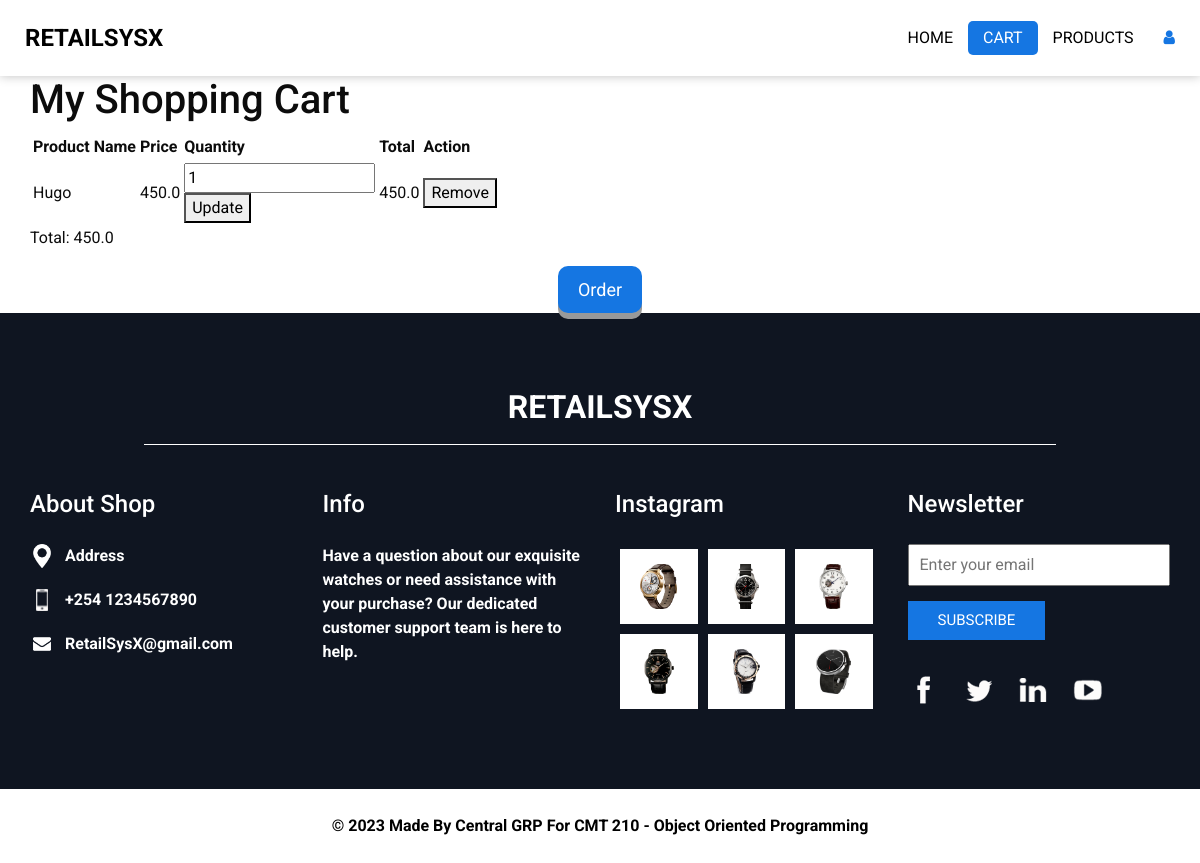
The app's page /view_cart (signed in), older data.
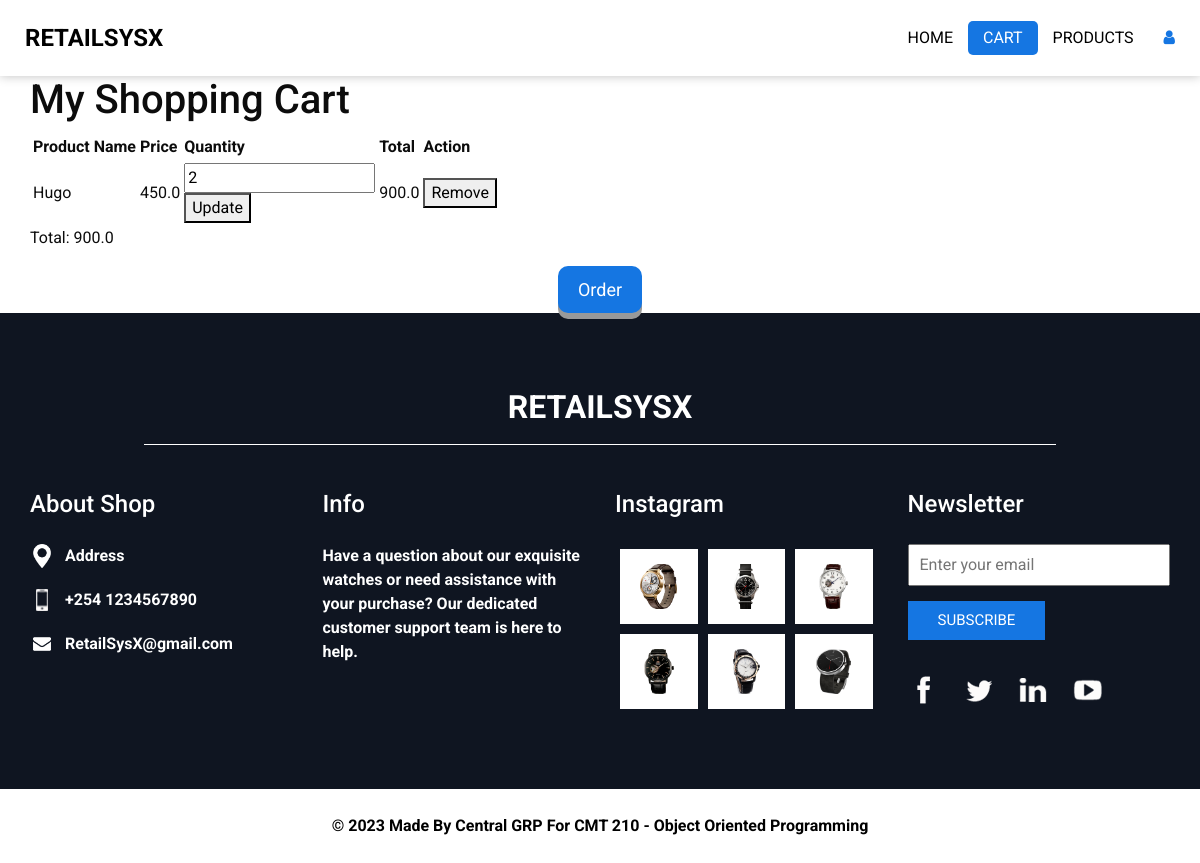
The same page, newer data.
### app.py (models this page shows)
class CartItem(db.Model):
    id = db.Column(db.Integer, primary_key=True, autoincrement=True)
    user_id = db.Column(db.Integer, db.ForeignKey('user.id', ondelete='CASCADE'), nullable=False)
    product_name = db.Column(db.String(80), nullable=False)
    product_price = db.Column(db.Float, nullable=False)
    quantity = db.Column(db.Integer, nullable=False)

### app.py (the view)
@app.route('/view_cart')
@login_required
def view_cart():
    cart_items = CartItem.query.filter_by(user_id=current_user.id).all()
    total = db.session.query(func.sum(CartItem.product_price * CartItem.quantity)).filter_by(user_id=current_user.id).scalar()
    return render_template('user/templates/cart.html', cart_items=cart_items, total=total or 0)

### app.py (called while the page is built)
@app.before_request
def before_request():
    exempt_routes = [
        'user_login_page', 'admin_login_page', 'login', 'subscribe', 'index', 'serve_static',
        'verify_otp', 'generate_otp', 'send_otp_email', 'add_user', 'send_otp'   # Add this route for the two-factor authentication process
    ]
    if request.endpoint and request.endpoint.startswith('static'):
        return
    if request.endpoint not in exempt_routes and not current_user.is_authenticated:
        flash('Please log in to access this page.', 'warning')
        return redirect(url_for('user_login_page'))

@login_manager.user_loader
def load_user(user_id):
    return User.query.get(int(user_id))

### templates/user/templates/cart.html (shortened to what this page needs)
<!DOCTYPE html>
<html>
<head>
  <link rel="stylesheet" type="text/css" href="../static/css/bootstrap.css" />
  <link href="../static/css/font-awesome.min.css" rel="stylesheet" />
  <link href="../static/css/style.css" rel="stylesheet" />
  <link href="../static/css/responsive.css" rel="stylesheet" />
<link href="../../../static/css/cart.css" rel="stylesheet">
</head>
<body class="sub_page">
  <div class="hero_area">
    <header class="header_section">
      <div class="container-fluid">
        <nav class="navbar navbar-expand-lg custom_nav-container ">
          <a class="navbar-brand" href="{{ url_for('main') }}">
            <span>
              RetailSysX
            </span>
          </a>
          <div class="collapse navbar-collapse" id="navbarSupportedContent">
            <ul class="navbar-nav  ">
              <li class="nav-item ">
                <a class="nav-link" href="{{ url_for('user_main') }}">Home </a>
              </li>
              <li class="nav-item active">
                <a class="nav-link" href="{{ url_for('about') }}"> Cart</a>
              </li>
              <li class="nav-item">
                <a class="nav-link" href="{{ url_for('products') }}">Products</a>
              </li>
            </ul>
            <div class="user_optio_box">
              <a href="{{ url_for('logout') }}" onclick="return confirmLogout()">
  <i class="fa fa-user" aria-hidden="true" title="Logout as user"></i>
</a>
            </div>
          </div>
        </nav>
      </div>
    </header>
  </div>
<div class="container mt-5">
    <h1 class="mb-4">My Shopping Cart</h1>
<form method="POST" action="{{ url_for('process_order_route') }}">
    <div class="card">
        <table class="table table-bordered">
            <thead>
                <tr>
                    <th>Product Name</th>
                    <th>Price</th>
                    <th>Quantity</th>
                    <th>Total</th>
                    <th>Action</th>
                </tr>
            </thead>
            <tbody>
                {% for item in cart_items %}
                    <tr>
                        <td>{{ item.product_name }}</td>
                        <td>{{ item.product_price }}</td>
                        <td>
                            <form method="POST" action="/update_quantity">
                                <div class="input-group">
                                    <input type="number" name="quantity" value="{{ item.quantity }}" min="1" class="form-control">
                                    <div class="input-group-append">
                                        <button type="submit" class="btn btn-outline-secondary">Update</button>
                                    </div>
                                </div>
                            </form>
                        </td>
                        <td>{{ item.product_price * item.quantity }}</td>
                        <td>
                            <form method="POST" action="/delete_from_cart">
                                <button type="submit" class="btn btn-danger">Remove</button>
                            </form>
                        </td>
                    </tr>
                {% endfor %}
            </tbody>
        </table>
         <div class="mt-3">
                <p>Total: {{ total }}<B></p>
                {% if cart_items %}
                    <center><button class="button" type="submit">Order</button></center>
                {% else %}
                    <p>Your cart is empty. Add items to proceed with the order.</p>
                {% endif %}
            </div>
    </div>
    </form>
</div>
  <section class="info_section layout_padding2">
    <div class="container">
      <div class="info_logo">
        <h2>
          RetailSysX
        </h2>
      </div>
      <div class="row">
        <div class="col-md-3">
          <div class="info_contact">
            <h5>
              About Shop
            </h5>
            <div>
              <div class="img-box">
                <img src="../static/images/location-white.png" width="18px" alt="">
              </div>
              <p>
                Address
              </p>
            </div>
            <div>
              <div class="img-box">
                <img src="../static/images/telephone-white.png" width="12px" alt="">
              </div>
              <p>
                +254 1234567890
              </p>
            </div>
            <div>
              <div class="img-box">
                <img src="../static/images/envelope-white.png" width="18px" alt="">
              </div>
              <p>
                RetailSysX@gmail.com
              </p>
            </div>
          </div>
        </div>
        <div class="col-md-3">
          <div class="info_info">
            <h5>
              Info
            </h5>
            <p>
              Have a question about our exquisite watches or need assistance with your purchase? Our dedicated customer support team is here to help.
            </p>
          </div>
        </div>
        <div class="col-md-3">
          <div class="info_insta">
            <h5>
              Instagram
            </h5>
            <div class="insta_container">
              <div class="row m-0">
                <div class="col-4 px-0">
                  <a href="">
                    <div class="insta-box b-1">
                      <img src="../static/images/w1.png" alt="">
                    </div>
                  </a>
                </div>
                <div class="col-4 px-0">
                  <a href="">
                    <div class="insta-box b-1">
                      <img src="../static/images/w2.png" alt="">
                    </div>
                  </a>
                </div>
                <div class="col-4 px-0">
                  <a href="">
                    <div class="insta-box b-1">
                      <img src="../static/images/w3.png" alt="">
                    </div>
                  </a>
                </div>
                <div class="col-4 px-0">
                  <a href="">
                    <div class="insta-box b-1">
                      <img src="../static/images/w4.png" alt="">
                    </div>
                  </a>
                </div>
                <div class="col-4 px-0">
                  <a href="">
                    <div class="insta-box b-1">
                      <img src="../static/images/w5.png" alt="">
                    </div>
                  </a>
                </div>
                <div class="col-4 px-0">
                  <a href="">
                    <div class="insta-box b-1">
                      <img src="../static/images/w6.png" alt="">
                    </div>
                  </a>
                </div>
              </div>
            </div>
          </div>
        </div>
        <div class="col-md-3">
          <div class="info_form ">
            <h5>
              Newsletter
            </h5>
            <form action="{{ url_for('subscribe') }}" method="post">
              <input type="email" name="email" placeholder="Enter your email" required>
              <button type="submit">
                Subscribe
              </button>
            </form>
            <div class="social_box">
              <a href="">
                <img src="../static/images/fb.png" alt="">
              </a>
              <a href="">
                <img src="../static/images/twitter.png" alt="">
              </a>
              <a href="">
                <img src="../static/images/linkedin.png" alt="">
              </a>
              <a href="">
                <img src="../static/images/youtube.png" alt="">
              </a>
            </div>
          </div>
        </div>
      </div>
    </div>
  </section>
  <section class="footer_section">
    <div class="container">
      <p>
        &copy; <span id="displayYear"></span> Made By Central GRP For
        <a href="https://github.com/Levi-LMN/RetailSysX">CMT 210 - Object Oriented Programming</a>
      </p>
    </div>
  </section>
</body>
</html>

### static/css/style.css (style rules this page uses)
body { font-family: "Roboto", sans-serif; color: #0c0c0c; background-color: #ffffff; overflow-x: hidden; }
.layout_padding2 { padding: 75px 0; }
a, a:hover, a:focus { text-decoration: none; }
.btn, .btn:focus { outline: none !important; -webkit-box-shadow: none; box-shadow: none; }
.hero_area { position: relative; min-height: 100vh; display: -webkit-box; display: -ms-flexbox; display: flex; -webkit-box-orient: vertical; -webkit-box-direction: normal; -ms-flex-direction: column; flex-direction: column; }
.sub_page .hero_area { min-height: auto; }
.sub_page .header_section { margin-top: 0; -webkit-box-shadow: 0 0 10px 0 rgba(0, 0, 0, 0.25); box-shadow: 0 0 10px 0 rgba(0, 0, 0, 0.25); }
.header_section .container-fluid { padding-right: 25px; padding-left: 25px; }
.navbar-brand span { font-weight: bold; color: #000000; font-size: 24px; text-transform: uppercase; }
.custom_nav-container { padding: 15px 0; }
.custom_nav-container .navbar-nav { margin: auto; }
.custom_nav-container .navbar-nav .nav-item .nav-link { padding: 5px 25px; color: #000000; text-align: center; text-transform: uppercase; border-radius: 5px; -webkit-transition: all 0.3s; transition: all 0.3s; }
.custom_nav-container .navbar-nav .nav-item:hover .nav-link, .custom_nav-container .navbar-nav .nav-item.active .nav-link { color: #ffffff; background-color: #1576E2; }
.user_optio_box { display: -webkit-box; display: -ms-flexbox; display: flex; }
.user_optio_box a { margin-left: 15px; color: #1576E2; }
.info_section { background-color: #0f1521; color: #ffffff; }
.info_section .info_logo { width: 80%; margin: 0 auto 45px auto; padding-bottom: 10px; text-align: center; border-bottom: 1px solid #ffffff; }
.info_section .info_logo h2 { text-transform: uppercase; font-weight: bold; }
.info_section h5 { margin-bottom: 25px; font-size: 24px; }
.info_section .info_insta .insta_container img { height: 45px; }
.info_section .info_insta .insta_container .insta-box { margin: 5px; display: -webkit-box; display: -ms-flexbox; display: flex; -webkit-box-pack: center; -ms-flex-pack: center; justify-content: center; -webkit-box-align: center; -ms-flex-align: center; align-items: center; background-color: #ffffff; padding: 15px; }
.info_section .info_contact .img-box { width: 35px; display: -webkit-box; display: -ms-flexbox; display: flex; -webkit-box-pack: center; -ms-flex-pack: center; justify-content: center; }
.info_section .info_contact p { margin: 0; }
.info_section .info_contact > div { display: -webkit-box; display: -ms-flexbox; display: flex; -webkit-box-align: center; -ms-flex-align: center; align-items: center; margin: 20px 0; }
.info_section .info_contact > div img { height: auto; margin-right: 12px; }
.info_section .info_form form input { outline: none; width: 100%; padding: 7px 10px; }
.info_section .info_form form button { display: inline-block; padding: 8px 30px; background-color: #1576E2; color: #ffffff; border-radius: 0; -webkit-transition: all 0.3s; transition: all 0.3s; border: none; margin-top: 15px; text-transform: uppercase; font-size: 15px; }
.info_section .info_form .social_box { margin-top: 35px; width: 100%; display: -webkit-box; display: -ms-flexbox; display: flex; }
.info_section .info_form .social_box a { margin-right: 25px; }
.footer_section { position: relative; background-color: #ffffff; text-align: center; }
.footer_section p { color: #000000; padding: 25px 0; margin: 0; }
.footer_section p a { color: inherit; }

### static/css/responsive.css (style rules this page uses)
@media (max-width: 1300px) { .custom_nav-container .navbar-nav { margin: 0; margin-left: auto; align-items: center; } }
@media (max-width: 1300px) { .custom_nav-container .navbar-nav .nav-item .nav-link { padding: 5px 15px; } }
@media (min-width: 1200px) { .container { max-width: 1170px; } }

### static/css/cart.css (style rules this page uses)
.button { display: inline-block; padding: 10px 20px; font-size: 18px; cursor: pointer; text-align: center; text-decoration: none; outline: none; color: #fff; background-color: #1576E2; border: none; border-radius: 10px; box-shadow: 0 6px #999; }

Row changes from the older to the newer data that the page shows:
changed CartItem "Hugo": quantity "1" → "2"; item.product_price*item.quantity "450.0" → "900.0"
Text that changed along with them:
{{ total }}: "450.0" → "900.0"
